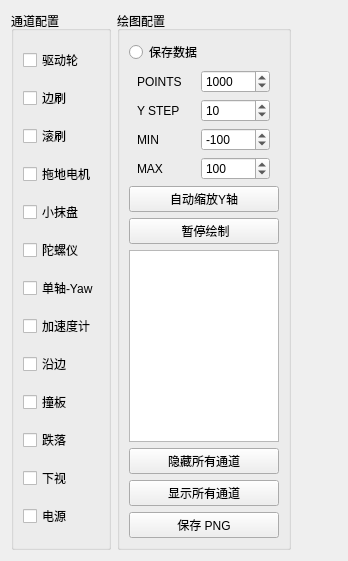
       <widget class="QWidget" name="tab_6">
        <attribute name="title">
         <string>虚拟示波器</string>
        </attribute>
        <layout class="QHBoxLayout" name="horizontalLayout">
         <item>
          <widget class="QGroupBox" name="groupBox_4">
           <property name="title">
            <string>通道配置</string>
           </property>
           <layout class="QVBoxLayout" name="verticalLayout_2">
            <item>
             <widget class="QCheckBox" name="cB_driverwheel">
              <property name="text">
               <string>驱动轮</string>
              </property>
              <property name="checked">
               <bool>false</bool>
              </property>
             </widget>
            </item>
            <item>
             <widget class="QCheckBox" name="cB_sidebrush">
              <property name="text">
               <string>边刷</string>
              </property>
             </widget>
            </item>
            <item>
             <widget class="QCheckBox" name="cB_Rollcur">
              <property name="text">
               <string>滚刷</string>
              </property>
             </widget>
            </item>
            <item>
             <widget class="QCheckBox" name="cB_mopcur">
              <property name="text">
               <string>拖地电机</string>
              </property>
             </widget>
            </item>
            <item>
             <widget class="QCheckBox" name="cB_small_mop_motor">
              <property name="text">
               <string>小抹盘</string>
              </property>
             </widget>
            </item>
            <item>
             <widget class="QCheckBox" name="cB_Gyro">
              <property name="text">
               <string>陀螺仪</string>
              </property>
             </widget>
            </item>
            <item>
             <widget class="QCheckBox" name="cB_Epson_Yaw">
              <property name="text">
               <string>单轴-Yaw</string>
              </property>
             </widget>
            </item>
            <item>
             <widget class="QCheckBox" name="cB_Acc">
              <property name="text">
               <string>加速度计</string>
              </property>
             </widget>
            </item>
            <item>
             <widget class="QCheckBox" name="cB_Yanbian">
              <property name="text">
               <string>沿边</string>
              </property>
             </widget>
            </item>
            <item>
             <widget class="QCheckBox" name="cB_Bump">
              <property name="text">
               <string>撞板</string>
              </property>
             </widget>
            </item>
            <item>
             <widget class="QCheckBox" name="cB_Drop">
              <property name="text">
               <string>跌落</string>
              </property>
             </widget>
            </item>
            <item>
             <widget class="QCheckBox" name="cB_Down">
              <property name="text">
               <string>下视</string>
              </property>
             </widget>
            </item>
            <item>
             <widget class="QCheckBox" name="cB_dattery">
              <property name="text">
               <string>电源</string>
              </property>
             </widget>
            </item>
           </layout>
          </widget>
         </item>
         <item>
          <widget class="QGroupBox" name="PlotControlsBox">
           <property name="title">
            <string>绘图配置</string>
           </property>
           <layout class="QGridLayout" name="gridLayout_13">
            <item row="1" column="0">
             <layout class="QVBoxLayout" name="plotControlsLayout">
              <item>
               <layout class="QHBoxLayout" name="horizontalLayout_10">
                <item>
                 <widget class="QLabel" name="pointsLabel">
                  <property name="minimumSize">
                   <size>
                    <width>50</width>
                    <height>0</height>
                   </size>
                  </property>
                  <property name="maximumSize">
                   <size>
                    <width>50</width>
                    <height>16777215</height>
                   </size>
                  </property>
                  <property name="text">
                   <string>POINTS</string>
                  </property>
                 </widget>
                </item>
                <item>
                 <widget class="QSpinBox" name="spinPoints">
                  <property name="minimumSize">
                   <size>
                    <width>69</width>
                    <height>0</height>
                   </size>
                  </property>
                  <property name="maximumSize">
                   <size>
                    <width>69</width>
                    <height>16777215</height>
                   </size>
                  </property>
                  <property name="minimum">
                   <number>0</number>
                  </property>
                  <property name="maximum">
                   <number>999999999</number>
                  </property>
                  <property name="singleStep">
                   <number>10</number>
                  </property>
                  <property name="value">
                   <number>1000</number>
                  </property>
                 </widget>
                </item>
               </layout>
              </item>
              <item>
               <layout class="QHBoxLayout" name="horizontalLayout_9">
                <item>
                 <widget class="QLabel" name="labelYStep">
                  <property name="minimumSize">
                   <size>
                    <width>50</width>
                    <height>0</height>
                   </size>
                  </property>
                  <property name="maximumSize">
                   <size>
                    <width>50</width>
                    <height>16777215</height>
                   </size>
                  </property>
                  <property name="text">
                   <string>Y STEP</string>
                  </property>
                 </widget>
                </item>
                <item>
                 <widget class="QSpinBox" name="spinYStep">
                  <property name="minimumSize">
                   <size>
                    <width>69</width>
                    <height>0</height>
                   </size>
                  </property>
                  <property name="maximumSize">
                   <size>
                    <width>69</width>
                    <height>16777215</height>
                   </size>
                  </property>
                  <property name="minimum">
                   <number>1</number>
                  </property>
                  <property name="maximum">
                   <number>10000</number>
                  </property>
                  <property name="singleStep">
                   <number>1</number>
                  </property>
                  <property name="value">
                   <number>10</number>
                  </property>
                 </widget>
                </item>
               </layout>
              </item>
              <item>
               <layout class="QHBoxLayout" name="horizontalLayout_7">
                <item>
                 <widget class="QLabel" name="label_52">
                  <property name="minimumSize">
                   <size>
                    <width>50</width>
                    <height>0</height>
                   </size>
                  </property>
                  <property name="maximumSize">
                   <size>
                    <width>50</width>
                    <height>16777215</height>
                   </size>
                  </property>
                  <property name="text">
                   <string>MIN</string>
                  </property>
                 </widget>
                </item>
                <item>
                 <widget class="QSpinBox" name="spinAxesMin">
                  <property name="minimumSize">
                   <size>
                    <width>69</width>
                    <height>0</height>
                   </size>
                  </property>
                  <property name="maximumSize">
                   <size>
                    <width>69</width>
                    <height>16777215</height>
                   </size>
                  </property>
                  <property name="minimum">
                   <number>-65536</number>
                  </property>
                  <property name="maximum">
                   <number>65536</number>
                  </property>
                  <property name="singleStep">
                   <number>10</number>
                  </property>
                  <property name="value">
                   <number>-100</number>
                  </property>
                 </widget>
                </item>
               </layout>
              </item>
              <item>
               <layout class="QHBoxLayout" name="horizontalLayout_8">
                <item>
                 <widget class="QLabel" name="label_76">
                  <property name="minimumSize">
                   <size>
                    <width>50</width>
                    <height>0</height>
                   </size>
                  </property>
                  <property name="maximumSize">
                   <size>
                    <width>50</width>
                    <height>16777215</height>
                   </size>
                  </property>
                  <property name="text">
                   <string>MAX</string>
                  </property>
                 </widget>
                </item>
                <item>
                 <widget class="QSpinBox" name="spinAxesMax">
                  <property name="minimumSize">
                   <size>
                    <width>69</width>
                    <height>0</height>
                   </size>
                  </property>
                  <property name="maximumSize">
                   <size>
                    <width>69</width>
                    <height>16777215</height>
                   </size>
                  </property>
                  <property name="minimum">
                   <number>-65536</number>
                  </property>
                  <property name="maximum">
                   <number>65536</number>
                  </property>
                  <property name="singleStep">
                   <number>10</number>
                  </property>
                  <property name="value">
                   <number>100</number>
                  </property>
                 </widget>
                </item>
               </layout>
              </item>
              <item>
               <widget class="QPushButton" name="pushButton_AutoScale">
                <property name="sizeIncrement">
                 <size>
                  <width>0</width>
                  <height>8</height>
                 </size>
                </property>
                <property name="text">
                 <string>自动缩放Y轴</string>
                </property>
               </widget>
              </item>
              <item>
               <widget class="QPushButton" name="pushButton_PausePlot">
                <property name="text">
                 <string> 暂停绘制</string>
                </property>
               </widget>
              </item>
              <item>
               <widget class="QListWidget" name="listWidget_Channels">
                <property name="sizePolicy">
                 <sizepolicy hsizetype="Minimum" vsizetype="MinimumExpanding">
                  <horstretch>0</horstretch>
                  <verstretch>0</verstretch>
                 </sizepolicy>
                </property>
                <property name="minimumSize">
                 <size>
                  <width>0</width>
                  <height>0</height>
                 </size>
                </property>
                <property name="maximumSize">
                 <size>
                  <width>150</width>
                  <height>16777215</height>
                 </size>
                </property>
                <property name="layoutDirection">
                 <enum>Qt::LeftToRight</enum>
                </property>
                <property name="autoScroll">
                 <bool>false</bool>
                </property>
                <property name="editTriggers">
                 <set>QAbstractItemView::NoEditTriggers</set>
                </property>
                <property name="alternatingRowColors">
                 <bool>true</bool>
                </property>
                <property name="selectionBehavior">
                 <enum>QAbstractItemView::SelectItems</enum>
                </property>
                <property name="textElideMode">
                 <enum>Qt::ElideMiddle</enum>
                </property>
                <property name="resizeMode">
                 <enum>QListView::Adjust</enum>
                </property>
                <property name="modelColumn">
                 <number>0</number>
                </property>
                <property name="selectionRectVisible">
                 <bool>true</bool>
                </property>
               </widget>
              </item>
              <item>
               <widget class="QPushButton" name="pushButton_hide_all">
                <property name="text">
                 <string>隐藏所有通道</string>
                </property>
               </widget>
              </item>
              <item>
               <widget class="QPushButton" name="pushButton_ResetVisible">
                <property name="text">
                 <string>显示所有通道</string>
                </property>
               </widget>
              </item>
              <item>
               <widget class="QPushButton" name="savePNGButton">
                <property name="text">
                 <string>保存 PNG</string>
                </property>
               </widget>
              </item>
             </layout>
            </item>
            <item row="0" column="0">
             <widget class="QRadioButton" name="radioButton_RecordData">
              <property name="text">
               <string>保存数据</string>
              </property>
             </widget>
            </item>
           </layout>
          </widget>
         </item>
         <item>
          <layout class="QGridLayout" name="gridLayout_12">
           <item row="1" column="0">
            <widget class="QSplitter" name="splitter">
             <property name="sizePolicy">
              <sizepolicy hsizetype="Expanding" vsizetype="MinimumExpanding">
               <horstretch>0</horstretch>
               <verstretch>0</verstretch>
              </sizepolicy>
             </property>
             <property name="font">
              <font>
               <family>Courier New</family>
               <pointsize>12</pointsize>
               <weight>50</weight>
               <italic>false</italic>
               <bold>false</bold>
              </font>
             </property>
             <property name="frameShape">
              <enum>QFrame::NoFrame</enum>
             </property>
             <property name="orientation">
              <enum>Qt::Vertical</enum>
             </property>
             <property name="opaqueResize">
              <bool>true</bool>
             </property>
             <property name="handleWidth">
              <number>5</number>
             </property>
             <property name="childrenCollapsible">
              <bool>false</bool>
             </property>
             <widget class="QCustomPlot" name="plot" native="true">
              <property name="sizePolicy">
               <sizepolicy hsizetype="Preferred" vsizetype="Expanding">
                <horstretch>0</horstretch>
                <verstretch>0</verstretch>
               </sizepolicy>
              </property>
              <property name="minimumSize">
               <size>
                <width>0</width>
                <height>400</height>
               </size>
              </property>
             </widget>
            </widget>
           </item>
           <item row="0" column="0">
            <spacer name="horizontalSpacer_4">
             <property name="orientation">
              <enum>Qt::Horizontal</enum>
             </property>
             <property name="sizeHint" stdset="0">
              <size>
               <width>40</width>
               <height>1</height>
              </size>
             </property>
            </spacer>
           </item>
          </layout>
         </item>
        </layout>
       </widget>
